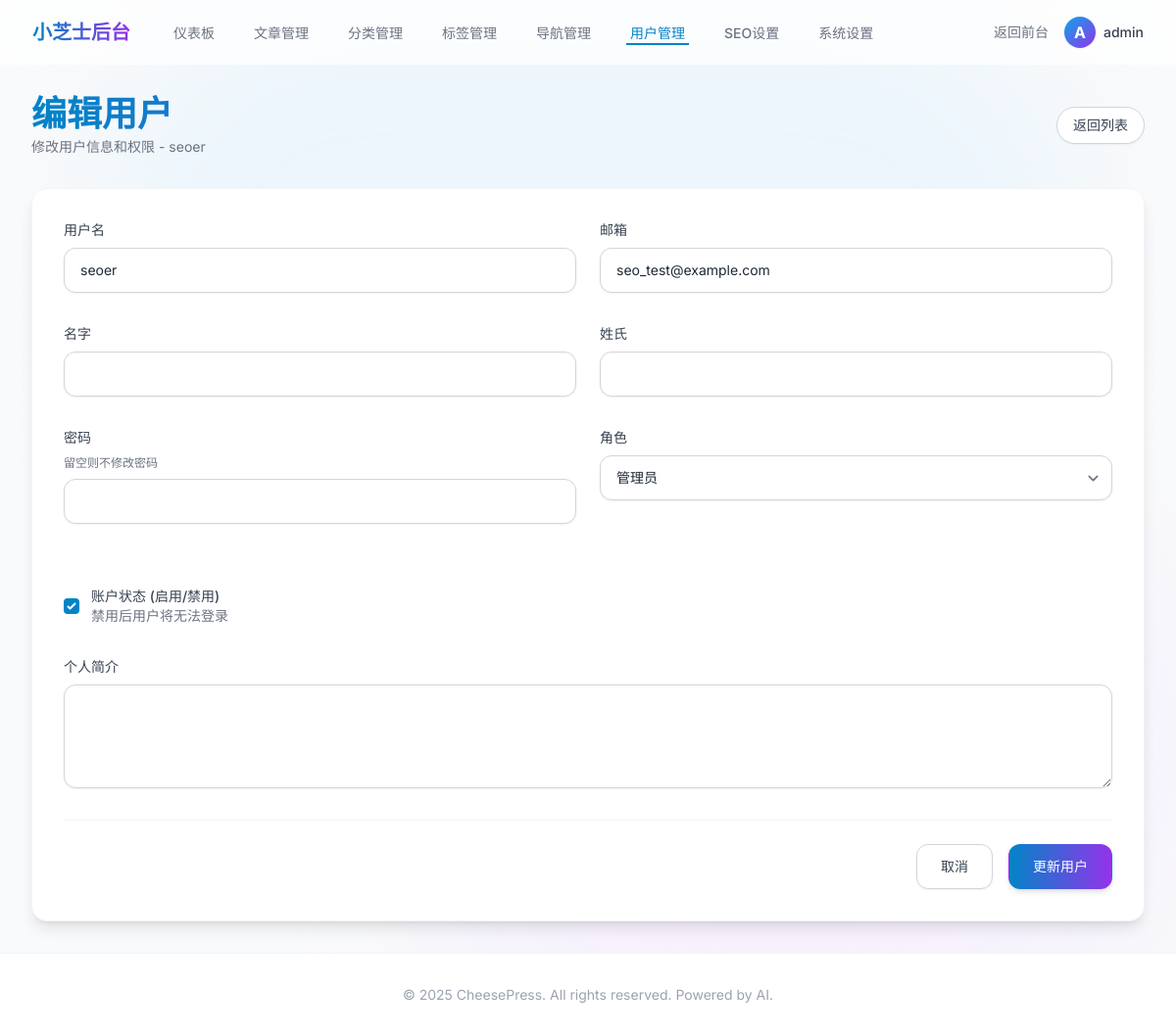
The page /admin/users/3/edit (signed in) on the database as committed earlier.
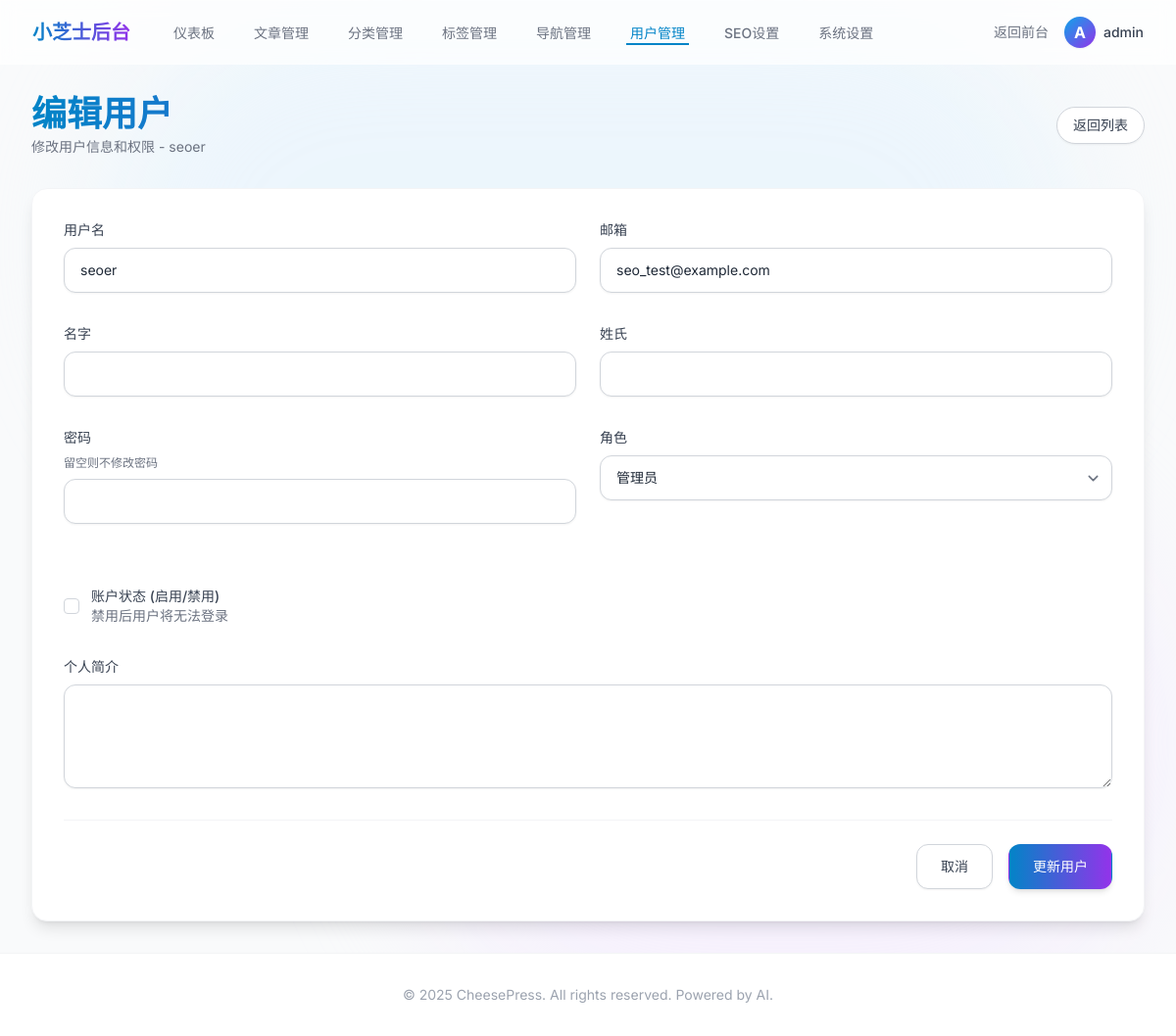
The same page on the database as committed later.
### app/models/__init__.py (models this page shows, shortened)
class User(UserMixin, db.Model):
    __tablename__ = 'users'
    id = db.Column(db.Integer, primary_key=True)
    username = db.Column(db.String(80), unique=True, nullable=False)
    email = db.Column(db.String(120), unique=True, nullable=False)
    password_hash = db.Column(db.String(255), nullable=False)
    first_name = db.Column(db.String(50), nullable=True)
    last_name = db.Column(db.String(50), nullable=True)
    bio = db.Column(db.Text, nullable=True)
    avatar = db.Column(db.String(255), nullable=True)
    role = db.Column(db.String(20), default='user')  # user, editor, admin
    is_active = db.Column(db.Boolean, default=True)
    created_at = db.Column(db.DateTime, default=datetime.utcnow)
    updated_at = db.Column(db.DateTime, default=datetime.utcnow, onupdate=datetime.utcnow)
    posts = db.relationship('Post', backref='author', lazy=True, foreign_keys='Post.user_id')
    comments = db.relationship('Comment', backref='author', lazy=True, foreign_keys='Comment.user_id')

### app/admin/__init__.py (the view, shortened to what this page needs)
@bp.route('/users/<int:id>/edit', methods=['GET', 'POST'])
def edit_user(id):
    user = User.query.get_or_404(id)
    form = AdminEditUserForm(original_username=user.username, original_email=user.email, obj=user)
    return render_template('admin/users/edit.html', form=form, user=user)

### app/admin/forms.py (shortened to what this page needs)
class AdminEditUserForm(FlaskForm):
    username = StringField('用户名', validators=[DataRequired(), Length(min=4, max=20)])
    first_name = StringField('名字', validators=[Length(max=50)])
    last_name = StringField('姓氏', validators=[Length(max=50)])
    email = StringField('邮箱', validators=[DataRequired(), Email()])
    password = PasswordField('密码', validators=[Optional(), Length(min=6)])
    role = SelectField('角色', choices=[('user', '普通用户'), ('editor', '编辑'), ('admin', '管理员')], validators=[DataRequired()])
    is_active = BooleanField('账户状态 (启用/禁用)')
    bio = TextAreaField('个人简介', validators=[Length(max=500)])
    submit = SubmitField('更新用户')
    def __init__(self, original_username=None, original_email=None, *args, **kwargs):
        super(AdminEditUserForm, self).__init__(*args, **kwargs)
        self.original_username = original_username
        self.original_email = original_email

### app/admin/__init__.py (called while the page is built)
@bp.before_request
@login_required
def check_admin():
    if current_user.role not in ['admin', 'editor']:
        flash('您没有权限访问管理后台', 'error')
        return redirect(url_for('main.index'))

### app/utils/seo.py (called while the page is built)
def get_seo_settings():
    return SeoSetting.query.first()

### app/templates/admin/users/edit.html (shortened to what the changed rows need)
{% extends "admin/base.html" %}
{% block content %}
<div class="animate-fade-in">
    <div class="md:flex md:items-center md:justify-between mb-8">
        <div class="flex-1 min-w-0">
            <h2
                class="text-3xl font-bold leading-7 text-transparent bg-clip-text bg-gradient-to-r from-primary-600 to-purple-600 sm:text-4xl sm:truncate">
            </h2>
            <p class="mt-1 text-sm text-gray-500">修改用户信息和权限 - {{ user.username }}</p>
        </div>
    </div>
    <div class="bg-white shadow-lg rounded-2xl p-8 border border-gray-100">
        <form method="POST">
            <div class="grid grid-cols-1 gap-y-8 gap-x-6 sm:grid-cols-6">
                <div class="sm:col-span-3">
                    {{ form.username.label(class="block text-sm font-medium text-gray-700 mb-2") }}
                    {{ form.username(class="block w-full px-4 py-3 border border-gray-300 rounded-xl shadow-sm
                    placeholder-gray-400 focus:outline-none focus:ring-2 focus:ring-primary-500 focus:border-primary-500
                    sm:text-sm transition-shadow") }}
                </div>
                <div class="sm:col-span-3">
                    {{ form.email.label(class="block text-sm font-medium text-gray-700 mb-2") }}
                    {{ form.email(class="block w-full px-4 py-3 border border-gray-300 rounded-xl shadow-sm
                    placeholder-gray-400 focus:outline-none focus:ring-2 focus:ring-primary-500 focus:border-primary-500
                    sm:text-sm transition-shadow") }}
                </div>
                <div class="sm:col-span-3">
                    {{ form.first_name.label(class="block text-sm font-medium text-gray-700 mb-2") }}
                    {{ form.first_name(class="block w-full px-4 py-3 border border-gray-300 rounded-xl shadow-sm
                    placeholder-gray-400 focus:outline-none focus:ring-2 focus:ring-primary-500 focus:border-primary-500
                    sm:text-sm transition-shadow") }}
                </div>
                <div class="sm:col-span-3">
                    {{ form.last_name.label(class="block text-sm font-medium text-gray-700 mb-2") }}
                    {{ form.last_name(class="block w-full px-4 py-3 border border-gray-300 rounded-xl shadow-sm
                    placeholder-gray-400 focus:outline-none focus:ring-2 focus:ring-primary-500 focus:border-primary-500
                    sm:text-sm transition-shadow") }}
                </div>
                <div class="sm:col-span-3">
                    {{ form.role.label(class="block text-sm font-medium text-gray-700 mb-2") }}
                    {{ form.role(class="block w-full px-4 py-3 border border-gray-300 rounded-xl shadow-sm
                    focus:outline-none focus:ring-2 focus:ring-primary-500 focus:border-primary-500 sm:text-sm
                    transition-shadow") }}
                </div>
                <div class="sm:col-span-3 flex items-center pt-8">
                    <div class="flex items-center h-5">
                        {{ form.is_active(class="focus:ring-primary-500 h-4 w-4 text-primary-600 border-gray-300
                        rounded") }}
                    </div>
                </div>
                <div class="sm:col-span-6">
                    {{ form.bio.label(class="block text-sm font-medium text-gray-700 mb-2") }}
                    {{ form.bio(class="block w-full px-4 py-3 border border-gray-300 rounded-xl shadow-sm
                    placeholder-gray-400 focus:outline-none focus:ring-2 focus:ring-primary-500 focus:border-primary-500
                    sm:text-sm transition-shadow", rows="4") }}
                </div>
            </div>
        </form>
    </div>
</div>
{% endblock %}

Rows that differ between the two databases and show on the page:
changed User "seoer": is_active "☑" → "☐"
